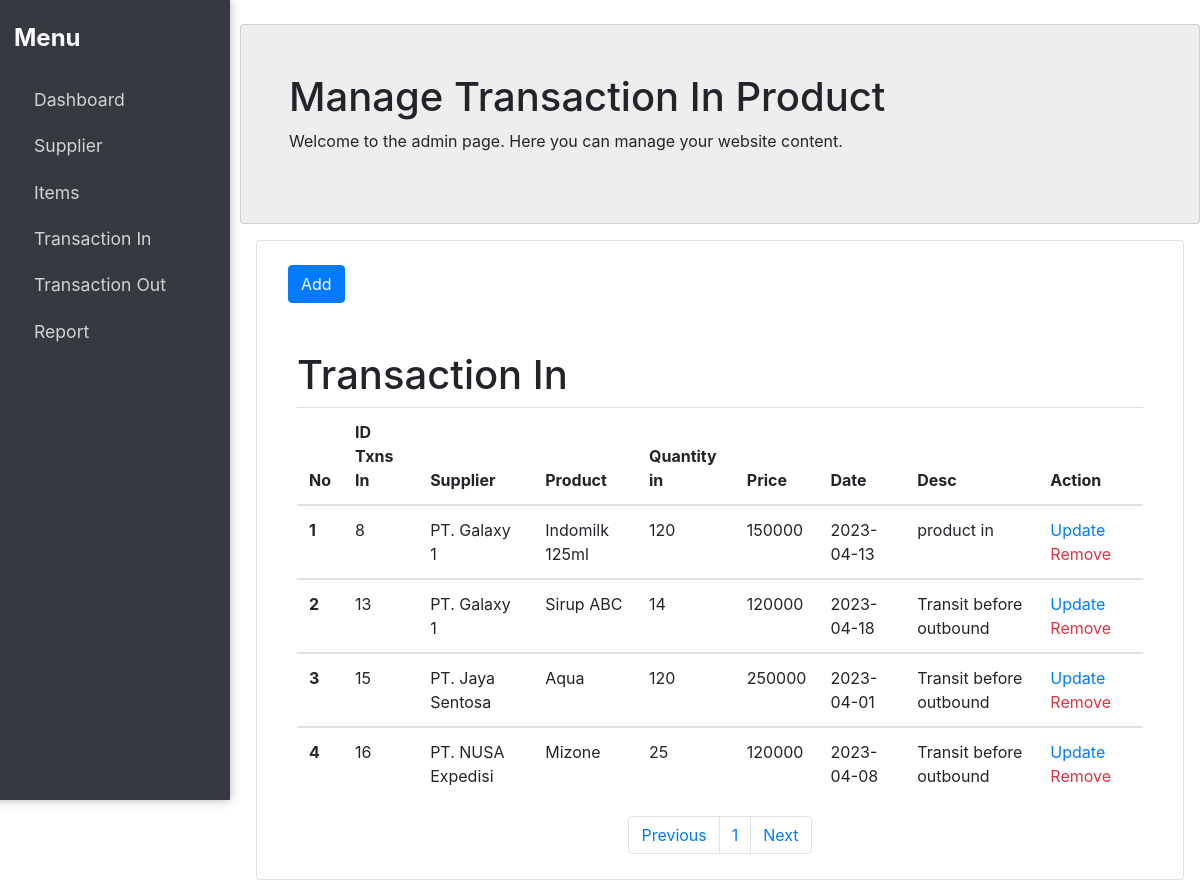
The app's page /transaction_in.php (signed in) with its own data.
### tables this page shows
CREATE TABLE `transaction_in` (
  `id_transaction_in` int(30) NOT NULL,
  `id_supplier` int(30) NOT NULL,
  `id_product` int(30) NOT NULL,
  `quantity_in` int(30) NOT NULL,
  `transaction_in_date` date NOT NULL,
  `description_in` varchar(255) NOT NULL
);

CREATE TABLE `user` (
  `id_user` int(11) NOT NULL,
  `username` varchar(50) NOT NULL,
  `password` varchar(8) NOT NULL,
  `user_type` varchar(8) NOT NULL,
  `address` varchar(255) NOT NULL,
  `phone` varchar(12) NOT NULL
);

CREATE TABLE `item` (
  `id_product` int(11) NOT NULL,
  `product_name` varchar(50) NOT NULL,
  `id_supplier` int(8) NOT NULL,
  `date` date NOT NULL,
  `product_qty` int(8) NOT NULL,
  `product_price` int(12) NOT NULL
);

### transaction_in.php (the view, shortened to what this page needs)
<?php
include 'config.php';
?>
<!DOCTYPE html>
<html>
<head>
    <link rel="stylesheet" href="https://maxcdn.bootstrapcdn.com/bootstrap/4.5.2/css/bootstrap.min.css">
    <link rel="stylesheet" href="./style/style.css">
</head>
<body>
    <?php
        include "sidebar.php";
    ?>
    <div class="content" style="margin-left: 20%;">
        <div class="card container-fluid w-100 p-5" style="background-color: #eee; height:200px">
            <h1>Manage Transaction In Product</h1>
            <p>Welcome to the admin page. Here you can manage your website content.</p>
        </div>
        <div class="card p-3 text-left m-3" style="height:80vh">
            <div class="container mt-2">
                <div class="row">
                    <div class="col-md-3">
                        <button type="button" id="HideButton" class="btn btn-primary" data-toggle="modal" data-target="#myModal">Add</button>
                    </div>
                </div>
            </div>
            <section class="transaction_in  w-80 mt-5 mx-4" id="myTable">
                <h1 class="title">Transaction In</h1>
                <div class="container-users">
                    <table class="table table-hover ">
                        <thead>
                            <tr>
                                <th scope="col">No</th>
                                <th scope="col">ID Txns In</th>
                                <th scope="col">Supplier</th>
                                <th scope="col">Product</th>
                                <th scope="col">Quantity in</th>
                                <th scope="col">Price</th>
                                <th scope="col">Date</th>
                                <th scope="col">Desc</th>
                                <th scope="col">Action</th>
                            </tr>
                        </thead>
                        <?php
                        $limit_per_page = 10;
                        $page = isset($_GET['page_no']) ? (int)$_GET['page_no'] : 1;
                        $first_page = ($page > 1) ? ($page * $limit_per_page) - $limit_per_page : 0;
                        $previous = $page - 1;
                        $next = $page + 1;
                        $row_item = mysqli_query($conn, "SELECT * FROM transaction_in ");
                        $total_row_item = mysqli_num_rows($row_item);
                        $total_page = ceil($total_row_item / $limit_per_page);
                        $select_item = mysqli_query(
                            $conn,
                            "SELECT
                                        transaction_in.*,
                                        item.*,
                                        user.*
                                    FROM `transaction_in`
                                    INNER JOIN `item` ON transaction_in.id_product = item.id_product
                                    INNER JOIN `user` ON transaction_in.id_supplier = user.id_user
                                    LIMIT $first_page, $limit_per_page"
                        )
                            or die("Update query failed: " . mysqli_error($conn));
                        $no = $first_page + 1;
                        while ($fetch_item = mysqli_fetch_assoc($select_item)) {
                        ?>
                            <tbody>
                                <tr>
                                    <th scope="row"><?php echo $no++; ?></th>
                                    <td><?php echo $fetch_item['id_transaction_in']; ?></td>
                                    <td><?php echo $fetch_item['address']; ?></td>
                                    <td><?php echo $fetch_item['product_name']; ?></td>
                                    <td><?php echo $fetch_item['quantity_in']; ?></td>
                                    <td><?php echo $fetch_item['product_price']; ?></td>
                                    <td><?php echo $fetch_item['transaction_in_date']; ?></td>
                                    <td><?php $txns_desc = $fetch_item['description_in'];
                                        if (str_word_count($txns_desc) > 5) {
                                            echo substr($txns_desc, 0, strrpos(substr($txns_desc, 0, 25), ' ')) . '<br>' . substr($txns_desc, strrpos(substr($txns_desc, 0, 25), ' '));
                                        } else {
                                            echo $txns_desc;
                                        } ?></td>
                                    <td>
                                        <a href="transaction_in.php?update=<?php echo $fetch_item['id_transaction_in']; ?>" id="updateBtn" name="update_transaction_id">Update</a>
                                        <a class="delete-btn text-danger" href="transaction_in.php?delete=<?php echo $fetch_item['id_transaction_in']; ?>" onclick="return confirm('delete this item?');">Remove</a>
                                    </td>
                                </tr>
                            </tbody>
                        <?php
                        };
                        ?>
                    </table>
                    <nav class="mt-3">
                        <ul class="pagination justify-content-center">
                            <li class="page-item">
                                <a class="page-link" <?php if ($page > 1) {
                                                            echo "href='?page_no=$previous'";
                                                        } ?>>Previous</a>
                            </li>
                            <?php
                            for ($x = 1; $x <= $total_page; $x++) {
                            ?>
                                <li class="page-item"><a class="page-link" href="?page_no=<?php echo $x ?>"><?php echo $x; ?></a></li>
                            <?php
                            }
                            ?>
                            <li class="page-item">
                                <a class="page-link" <?php if ($page < $total_page) {
                                                            echo "href='?page_no=$next'";
                                                        } ?>>Next</a>
                            </li>
                        </ul>
                    </nav>
                </div>
            </section>
    </div>
</body>
</html>

### style/style.css (style rules this page uses)
.card { transition: transform 0.2s ease, box-shadow 0.2s ease; }

### records on screen
transaction_in: id_transaction_in "8", user.address "PT. Galaxy 1", id_product.product_name "Indomilk 125ml", quantity_in "120", id_product.product_price "150000", transaction_in_date "2023-04-13", description_in "product in"
transaction_in: id_transaction_in "13", user.address "PT. Galaxy 1", id_product.product_name "Sirup ABC", quantity_in "14", id_product.product_price "120000", transaction_in_date "2023-04-18", description_in "Transit before outbound"
transaction_in: id_transaction_in "15", user.address "PT. Jaya Sentosa", id_product.product_name "Aqua", quantity_in "120", id_product.product_price "250000", transaction_in_date "2023-04-01", description_in "Transit before outbound"
transaction_in: id_transaction_in "16", user.address "PT. NUSA Expedisi", id_product.product_name "Mizone", quantity_in "25", id_product.product_price "120000", transaction_in_date "2023-04-08", description_in "Transit before outbound"
